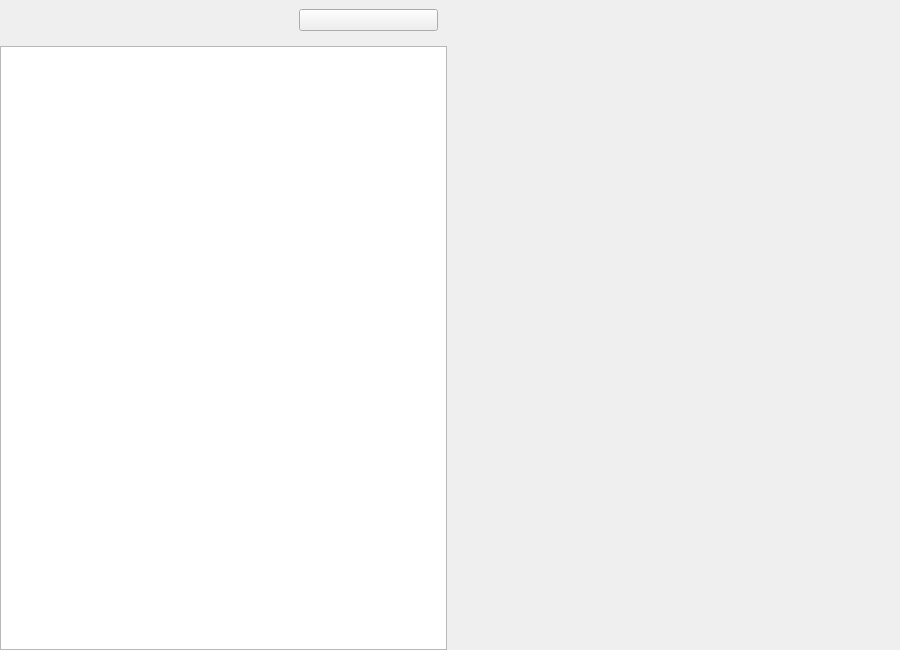
<?xml version="1.0" encoding="UTF-8"?>
<ui version="4.0">
 <class>MainWindow</class>
 <widget class="QMainWindow" name="MainWindow">
  <property name="geometry">
   <rect>
    <x>0</x>
    <y>0</y>
    <width>900</width>
    <height>650</height>
   </rect>
  </property>
  <widget class="QWidget" name="centralwidget">
   <property name="leftMargin" stdset="0">
    <number>0</number>
   </property>
   <property name="topMargin" stdset="0">
    <number>0</number>
   </property>
   <property name="rightMargin" stdset="0">
    <number>0</number>
   </property>
   <property name="bottomMargin" stdset="0">
    <number>0</number>
   </property>
   <layout class="QHBoxLayout" name="contentLayout">
    <property name="leftMargin">
     <number>0</number>
    </property>
    <property name="topMargin">
     <number>0</number>
    </property>
    <property name="rightMargin">
     <number>0</number>
    </property>
    <property name="bottomMargin">
     <number>0</number>
    </property>
    <item>
     <widget class="QFrame" name="sidebar_frame">
      <layout class="QVBoxLayout" name="sidebarLayout">
       <property name="leftMargin">
        <number>0</number>
       </property>
       <property name="topMargin">
        <number>0</number>
       </property>
       <property name="rightMargin">
        <number>0</number>
       </property>
       <property name="bottomMargin">
        <number>0</number>
       </property>
       <item>
        <widget class="QFrame" name="title_frame">
         <layout class="QHBoxLayout" name="titleLayout">
          <item>
           <widget class="QLabel" name="title_icon"/>
          </item>
          <item>
           <widget class="QLabel" name="title_label"/>
          </item>
          <item>
           <widget class="QPushButton" name="menu_btn"/>
          </item>
         </layout>
        </widget>
       </item>
       <item>
        <widget class="QStackedWidget" name="sidebarStack">
         <widget class="QListWidget" name="listWidget_icon_only"/>
         <widget class="QListWidget" name="listWidget"/>
        </widget>
       </item>
      </layout>
     </widget>
    </item>
    <item>
     <widget class="QStackedWidget" name="stackedWidget"/>
    </item>
   </layout>
  </widget>
 </widget>
 <resources/>
 <connections/>
</ui>
